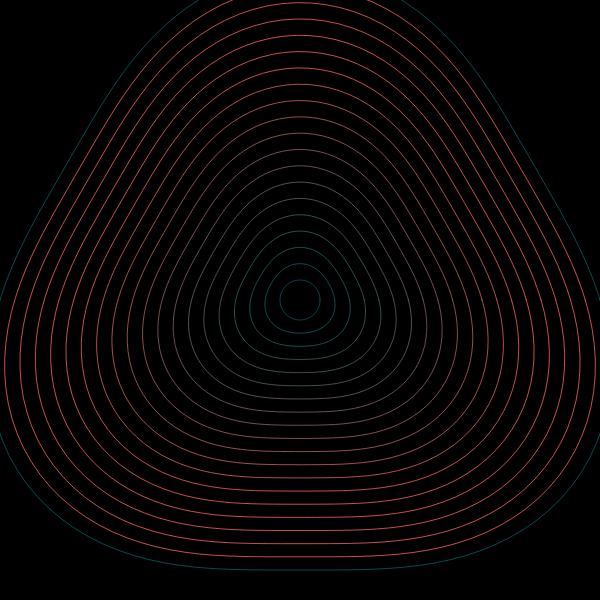
Frame 1 (no input)
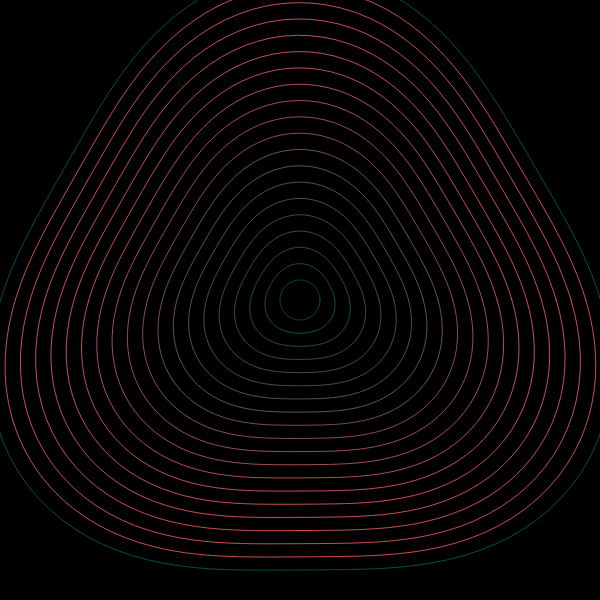
Frame 60 (no input)
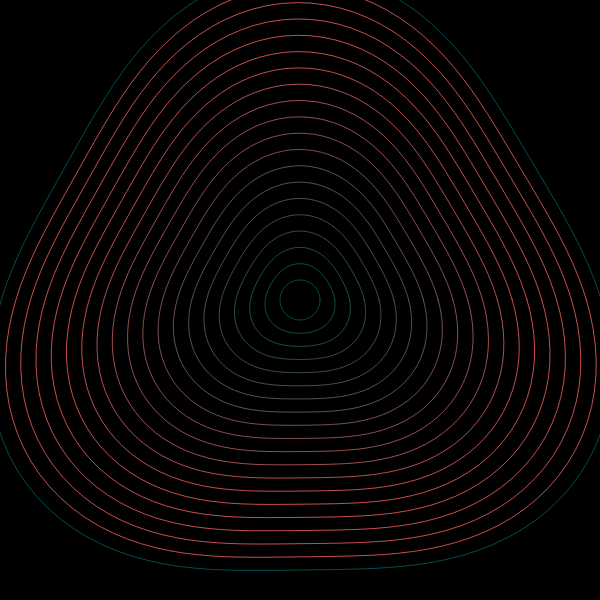
Frame 120 (the mouse pressed at the canvas centre since frame 60)

The p5.js sketch that drew these frames (run headless with seeded random() and noise() and a simulated clock; from frame 60 on, the mouse is pressed at the canvas centre):

// p5.js sketch
// ── sketch.js
let rings = [];
let numRings = 20;
let maxRadius = 300;

function setup() {
  createCanvas(600, 600);
  angleMode(RADIANS);
  
  for (let i = 0; i < numRings; i++) {
    rings.push({
      radius: map(i, 0, numRings - 1, 20, maxRadius),
      speed: map(i, 0, numRings - 1, 0.005, 0.02),
      amp: map(i, 0, numRings - 1, 0, 30),
      hueOffset: map(i, 0, numRings - 1, 0, 360)
    });
  }
}

function draw() {
  background(0);
  translate(width / 2, height / 2);
  
  let time = millis() * 0.001;
  
  for (let i = 0; i < rings.length; i++) {
    let ring = rings[i];
    let hue = (time * ring.speed * 20 + ring.hueOffset) % 360;
    stroke(hue, 100, 100, 200);
    noFill();
    
    beginShape();
    for (let a = 0; a < TWO_PI; a += 0.05) {
      let x = ring.radius * cos(a);
      let y = ring.radius * sin(a);
      
      let ripple = sin(time * ring.speed + a * 3) * ring.amp;
      let r = ring.radius + ripple;
      
      let px = r * cos(a);
      let py = r * sin(a);
      vertex(px, py);
    }
    endShape(CLOSE);
  }
}
